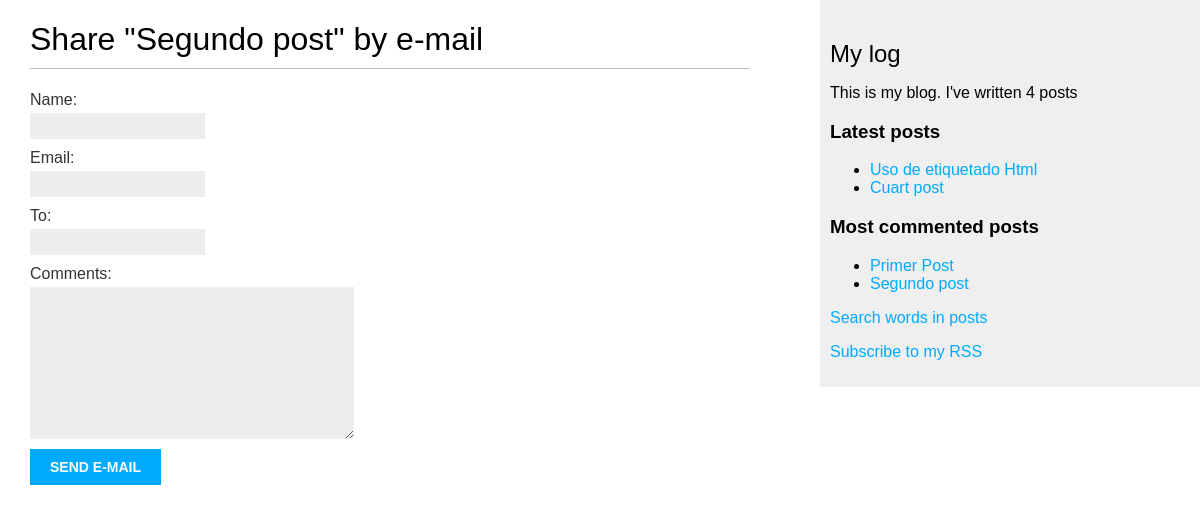
/blog/2/share/, run on the app's committed database.
### blog/models.py (models this page shows, shortened)
class Post(models.Model):
    STATUS_CHOICES = (
        ('draft','Draft'),('published','Published')
    )
    title = models.CharField(max_length=250)
    slug = models.SlugField(max_length=250,unique_for_date='publish')
    author = models.ForeignKey(User,on_delete=models.CASCADE,
                               related_name='blog_posts')
    body = models.TextField()
    publish = models.DateTimeField(default=timezone.now)
    created = models.DateTimeField(auto_now_add=True)
    updated = models.DateTimeField(auto_now=True)
    status = models.CharField(max_length=10,choices=STATUS_CHOICES,default='draft')
    objects = models.Manager() # default manager
    published = PublishedManager() # custom manager
    tags = TaggableManager()
    class Meta:
        ordering = ('-publish',)
    def get_absolute_url(self) -> reverse: # for link in templates
        return reverse("blog:post_detail",
                       args=[
                           self.publish.year,
                           self.publish.month,
                           self.publish.day,
                           self.slug
                       ])

### blog/views.py (the view)
# urls.py: path('<int:post_id>/share/',views.post_share,name='post_share'),
def post_share(request:str,post_id:int) -> render:
    post = get_object_or_404(Post,id=post_id,status='published')
    sent = False
    if (request.method == 'POST'):
        form = EmailPostForm(request.POST)
        if form.is_valid():
            cd  = form.cleaned_data
            post_url = request.build_absolute_uri(post.get_absolute_url())
            subject = f"{cd['name']} recommends you read " f"{post.title}"
            message = f"Read {post.title} at {post_url}\n\n" f"{cd['name']}\'s comments: {cd['comments']}"
            send_mail(subject,message,'admin@blog.com',[cd['to']],fail_silently=False)
            sent = True
    else:
        form = EmailPostForm()
    return render(request,'blog/post/share.html',
                  {'post':post,
                   'form':form,
                   'sent':sent})

### blog/forms.py
class EmailPostForm(forms.Form):
    name = forms.CharField(max_length=25)
    email = forms.EmailField()
    to = forms.EmailField()
    comments = forms.CharField(required=False,widget=forms.Textarea)

### blog/models.py (called while the page is built)
    def get_queryset(self) -> object:
        return super(PublishedManager,self).get_queryset().filter(status='published')

### blog/templatetags/blog_tags.py (called while the page is built)
@register.simple_tag
def total_posts() -> int:
    return Post.published.count()

@register.inclusion_tag('blog/post/latest_posts.html')
def show_latest_posts(count:int) -> dict:
    latest_posts = Post.published.order_by('-publish')[:count]
    return {'latest_posts':latest_posts}

@register.simple_tag
def get_most_commented_posts(count:int) -> dict:
    return Post.published.annotate(
        total_comments = Count('comments')
    ).order_by('-total_comments')[:count]

### blog/templates/blog/post/share.html (shortened to what this page needs)
{% extends 'blog/base.html' %}
{% block content %}
    {% if sent %}
        <h1>E-mail successfully sent</h1>
        <p>"{{post.title}}" was successfully sent to {{form.cleaned_data.to}}</p>
    {% else %}
        <h1>Share "{{post.title}}" by e-mail</h1>
        <form action="" method="post">
            {{form.as_p}}
            <input type="submit" value="Send e-mail">
        </form>
    {% endif %}
{% endblock content %}

### blog/templates/blog/base.html (shortened to what this page needs)
{% load blog_tags %}
{% load static %}
<!DOCTYPE html>
<html lang="en">
<head>
    <link rel="stylesheet" href=" {% static "css/blog.css" %}">
</head>
<body>
    <div id="content">
        {% block content %}{% endblock content %}
    </div>
    <div id="sidebar">
        <h2>My log </h2>
        <p>This is my blog. I've written {% total_posts %} posts </p>
        <h3>Latest posts</h3>
        {% show_latest_posts 2 %}
        <h3>Most commented posts</h3>
        {% get_most_commented_posts 2 as most_commented_posts %}
        <ul>
            {% for post in most_commented_posts %}
                <li>
                    <a href="{{ post.get_absolute_url }}">{{ post.title }}</a>
                </li>
            {% endfor %}
        </ul>
        <p><a href="{% url "blog:post_search" %}">Search words in posts</a></p>
        <p><a href="{% url "blog:post_feed" %}">Subscribe to my RSS</a></p>
    </div>
</body>
</html>

### blog/templates/blog/post/latest_posts.html
<ul>
    {% for post in latest_posts %}
        <li>
            <a href="{{ post.get_absolute_url }}">{{ post.title }}</a>
        </li>
    {% endfor %}
</ul>

### blog/static/css/blog.css (style rules this page uses)
body { margin:0; padding:0; font-family:helvetica, sans-serif; }
a { color:#00abff; text-decoration:none; }
h1 { font-weight:normal; border-bottom:1px solid #bbb; padding:0 0 10px 0; }
h2 { font-weight:normal; margin:30px 0 0; }
#content { float:left; width:60%; padding:0 0 0 30px; }
#sidebar { float:right; width:30%; padding:10px; background:#efefef; height:100%; }
label { float:left; clear:both; color:#333; margin-bottom:4px; }
input, textarea { clear:both; float:left; margin:0 0 10px; background:#ededed; border:0; padding:6px 10px; font-size:12px; }
input[type=submit] { font-weight:bold; background:#00abff; color:#fff; padding:10px 20px; font-size:14px; text-transform:uppercase; }

### data on the page
Post: title "Segundo post"
Post: title "Uso de etiquetado Html"
Post: title "Cuart post"
Post: title "Primer Post"
